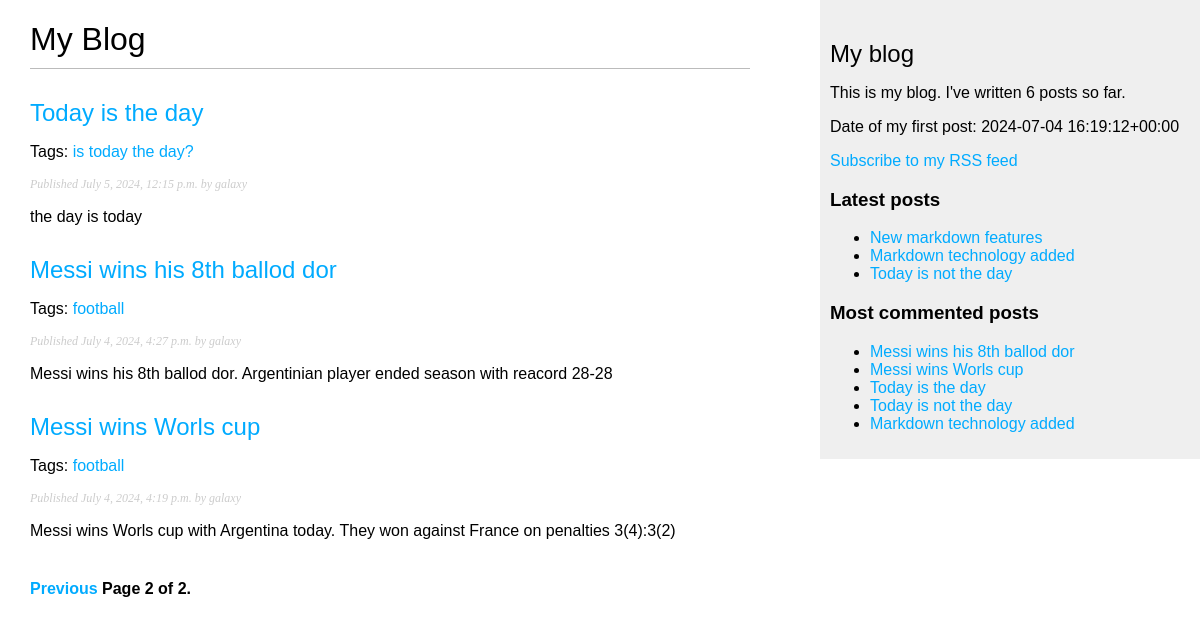
Screenshot of /blog/?page=2 with the database file from the repository.
### blog/models.py (models this page shows, shortened)
class Post(models.Model):
    class Status(models.TextChoices):
        DRAFT = 'DF', 'Draft'
        PUBLISHED = 'PB','Published'
    title = models.CharField(max_length=250)
    slug = models.SlugField(max_length=250,
                            unique_for_date='publish')
    author = models.ForeignKey(User,
                               on_delete=models.CASCADE,
                               related_name='blog_posts')
    body = models.TextField()
    publish = models.DateTimeField(default=timezone.now)
    created = models.DateTimeField(auto_now_add=True)
    updated = models.DateTimeField(auto_now=True)
    status = models.CharField(max_length=2,
                              choices=Status.choices,
                              default=Status.DRAFT)
    objects =  models.Manager() #менеджер по умолчанию
    published = PublishedManager() # мой менеджер опубликованных
    tags = TaggableManager()
    class Meta:
        ordering = ['-publish']
        indexes = [
            models.Index(fields=['-publish']),
        ]
    def get_absolute_url(self):
        return reverse('blog:post_detail',
                       args=[self.publish.year,
                             self.publish.month,
                             self.publish.day,
                             self.slug])

### blog/views.py (the view)
# urls.py: path('',views.post_list,name='post_list'),
def post_list(request, tag_slug=None):
    post_list = Post.published.all()
    tag = None
    if tag_slug:
        tag = get_object_or_404(Tag, slug=tag_slug)
        post_list = post_list.filter(tags__in =[tag])
    paginator = Paginator(post_list,3)
    page_number = request.GET.get('page',1)
    try:
        posts = paginator.page(page_number)
    except PageNotAnInteger:
        posts = paginator.page(1)
    except EmptyPage:
        posts = paginator.page(paginator.num_pages)
    return render(request,
                  'blog/post/list.html',
                  {'posts':posts,
                   'tag': tag})

### blog/models.py (called while the page is built)
    def get_queryset(self):
        return super().get_queryset()\
                        .filter(status=Post.Status.PUBLISHED)

### blog/templatetags/blog_tags.py (called while the page is built)
@register.filter(name='markdown')
def markdown_format(text):
 return mark_safe(markdown.markdown(text))

@register.simple_tag
def total_posts():
    return Post.published.count()

@register.simple_tag
def first_post():
    return Post.published.last().publish

@register.inclusion_tag('blog/post/latest_posts.html')
def show_latest_posts(count=5):
    latest_posts = Post.published.order_by('-publish')[:count]
    return {'latest_posts': latest_posts}

@register.simple_tag
def get_most_commented_posts(count=5):
    return Post.published.annotate(
                total_comments=Count('comments')
            ).order_by('-total_comments')[:count]

### blog/templates/blog/post/list.html (shortened to what this page needs)
{% extends 'blog/base.html' %}
{% load blog_tags %}
{% block content %}
  <h1>My Blog</h1>
  {% for post in posts %}
    <h2>
      <a href="{{ post.get_absolute_url }}">
      {{ post.title }}
    </a>
  </h2>
  <p class="tags">
    Tags:
      {% for tag in post.tags.all %}
        <a href="{% url "blog:post_list_by_tag" tag.slug %}">
          {{ tag.name }}
        </a>
      {% endfor %}
  </p>
    <p class="date">
      Published {{ post.publish }} by {{ post.author }}
    </p>
    {{ post.body|markdown|truncatewords_html:30 }}
  {% endfor %}
  {% include "paginatiom.html" with page=posts %}
{% endblock %}

### blog/templates/blog/base.html (shortened to what this page needs)
{% load blog_tags %}
{% load static %}
<!DOCTYPE html>
<html lang="en">
<head>
    <link href="{% static "css/blog.css" %}" rel="stylesheet">
</head>
<body>
    <div id="content">
        {% block content %}
        {% endblock %}
    </div>
    <div id="sidebar">
        <h2>My blog</h2>
        <p>
            This is my blog.
            I've written {% total_posts %} posts so far.
        </p>
        <p>
            Date of my first post: {% first_post %}
        </p>
        <p>
            <a href="{% url "blog:post_feed" %}">
                Subscribe to my RSS feed
            </a>
        </p>
        <h3>Latest posts</h3>
        {% show_latest_posts 3 %}
        <h3>Most commented posts</h3>
        {% get_most_commented_posts as most_commented_posts %}
        <ul>
            {% for post in most_commented_posts %}
            <li>
                <a href="{{ post.get_absolute_url }}">{{ post.title }}</a>
            </li>
            {% endfor %}
    </div>
</body>
</html>

### blog/templates/blog/post/latest_posts.html
<ul>
    {% for post in latest_posts %}
        <li>
            <a href="{{ post.get_absolute_url }}">{{ post.title }}</a>
        </li>
    {% endfor %}
</ul>

### blog/static/css/blog.css (style rules this page uses)
body { margin:0; padding:0; font-family:helvetica, sans-serif; }
a { color:#00abff; text-decoration:none; }
h1 { font-weight:normal; border-bottom:1px solid #bbb; padding:0 0 10px 0; }
h2 { font-weight:normal; margin:30px 0 0; }
#content { float:left; width:60%; padding:0 0 0 30px; }
#sidebar { float:right; width:30%; padding:10px; background:#efefef; height:100%; }
p.date { color:#ccc; font-family: georgia, serif; font-size: 12px; font-style: italic; }

### rows the page displays
Post: title "Today is the day", publish "July 5, 2024, 12:15 p.m.", author "galaxy", body "the day is today"
Tag: name "is today the day?"
Post: title "Messi wins his 8th ballod dor", publish "July 4, 2024, 4:27 p.m.", author "galaxy", body "Messi wins his 8th ballod dor. Argentinian player ended season with reacord 28-28"
Tag: name "football"
Post: title "Messi wins Worls cup", publish "July 4, 2024, 4:19 p.m.", author "galaxy", body "Messi wins Worls cup with Argentina today. They won against France on penalties 3(4):3(2)", publish "2024-07-04 16:19:12+00:00"
Post: title "New markdown features"
Post: title "Markdown technology added"
Post: title "Today is not the day"

### other values shown
{{ page.number }} "2"
{{ page.paginator.num_pages }} "2"
